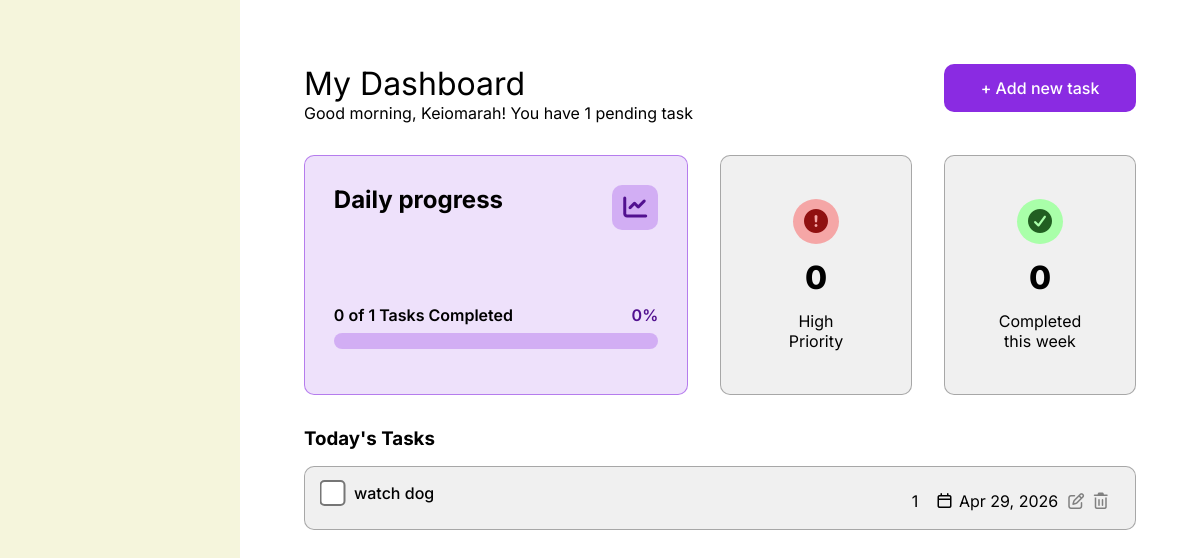
Page / (signed in) on the earlier database version.
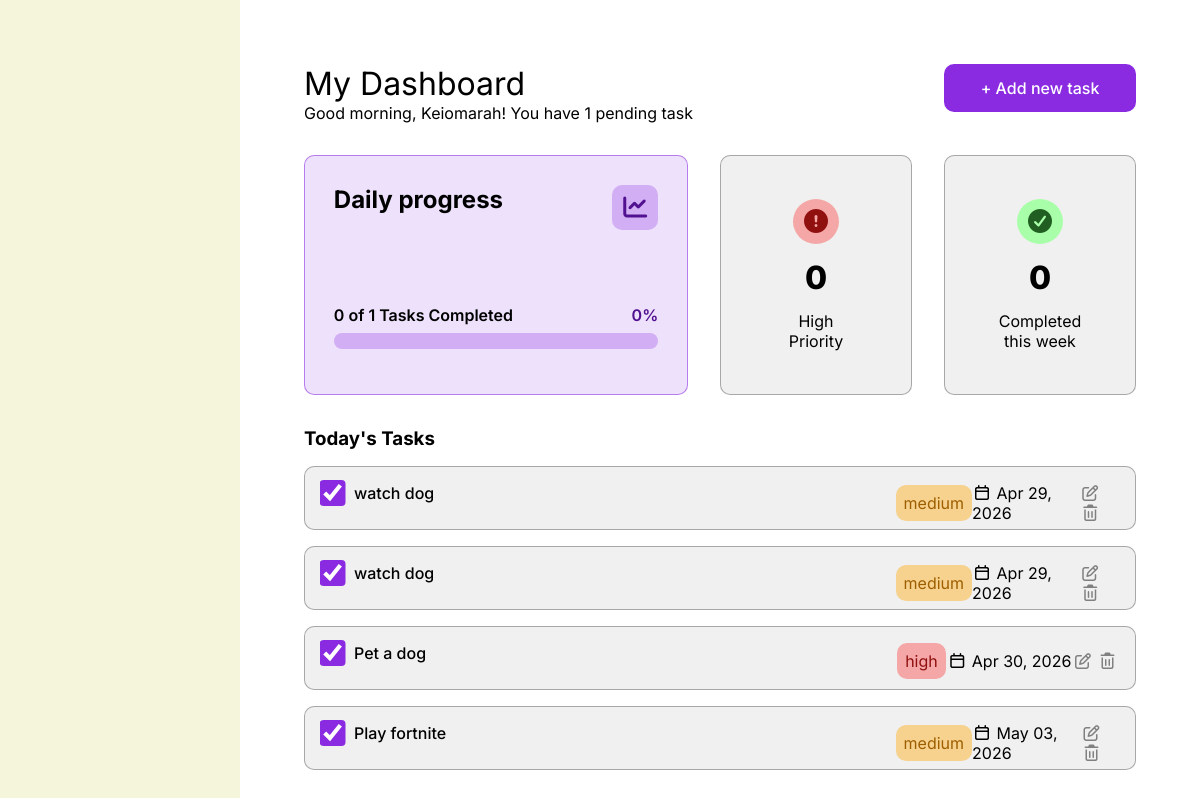
Same page on the later database version.
### website/models.py (models this page shows)
class User(db.Model, UserMixin):
    id = db.Column(db.Integer, primary_key=True)
    name = db.Column(db.String(150))
    surname = db.Column(db.String(150))
    email = db.Column(db.String(150), unique=True)
    phone = db.Column(db.String(10), unique=True)
    password = db.Column(db.String(150))
    tp = db.Column(db.Boolean, default=False)
    tasks = db.relationship('Task')

class Task(db.Model):
    task_name = db.Column(db.String(1000))
    complete = db.Column(db.Boolean, default=False)
    due = db.Column(db.Date, default=func.now())
    priority = db.Column(db.String(150))
    id = db.Column(db.Integer, primary_key=True)
    user_id = db.Column(db.Integer, db.ForeignKey('user.id'))

### website/views.py (the view)
@views.route('/')
@login_required
def home():
    return render_template('home.html', user=current_user)

### website/__init__.py (called while the page is built)
def create_app():
    app = Flask(__name__)
    app.config['SECRET_KEY'] = 'djfspfaskddshfosjcks'
    app.config['SQLALCHEMY_DATABASE_URI'] = f'sqlite:///{DB_NAME}'
    db.init_app(app)
    from .auth import auth
    from .views import views
    app.register_blueprint(auth, url_prefix="/auth")
    app.register_blueprint(views, url_prefix="/")
    create_database(app)
    from .models import User
    login_manager = LoginManager()
    login_manager.login_view = 'auth.login'
    login_manager.init_app(app)
    @login_manager.user_loader
    def load_user(id):
        return User.query.get(int(id))
    return app

### website/templates/home.html (shortened to what this page needs)
{% extends 'base.html' %} {% block content %}
<div class="home-page">
  <div id="homepage-sidebar">
  </div>
  <div id="main-dashboard" class="main-dashboard">
    <header>
      <div>
        <h1>My Dashboard</h1>
        <p>Good morning, {{user.name}}! You have 1 pending task</p>
      </div>
      <button class="purple-button" id="add-task-btn"><span>&plus;</span> Add new task</button>
    </header>
    <div class="progress-container">
      <div class="daily-progress-container round-style">
        <div class="daily-progress-title">
          <h2>Daily progress</h2>
          <div class="icon">
            <i class="fa-solid fa-chart-line"></i>
          </div>
        </div>
        <div class="progress-bar-container">
          <div class="details-container">
            <p>0 of 1 Tasks Completed </p><p>0%</[]>
          </div>
          <div class="progress-bar"></div>
        </div>
      </div>
      <div
        class="high-priority-progress-container round-style secondary-progress"
      >
        <div class="icon">
          <i class="fa-solid fa-circle-exclamation"></i>
        </div>
        <p id="high-priority-counter">0</p>
        <p>High <br />Priority</p>
      </div>
      <div class="completed-week-container round-style secondary-progress">
        <div class="icon">
          <i class="fa-solid fa-circle-check"></i>
        </div>
        <p id="completed-counter">0</p>
        <p>Completed<br /> this week</p>
      </div>
    </div>
    <div class="today-task-container">
      <h3>Today's Tasks</h3>
      <form class="tasks-container">
        {% if user.tasks %}
          {% for task in user.tasks %}
          <div class="task">
            <div>
              <input type="checkbox" {% if task.complete %} checked {% endif %} id="" onChange="updateTask({{ task.id }})">
              <div class="task-name">
                <p>{{task.task_name}}</p>
              </div>
            </div>
            <div class="task-details">
              <div class="task-priority {{task.priority}}">{{task.priority}}</div>
              <div class="task-date">
                <i class="fa-regular fa-calendar"></i>
                {{task.due.strftime("%b %d, %Y")}}
              </div>
              <div class="edit-delete-buttons">
                <button type="button">
                  <i class="fa-regular fa-pen-to-square"></i>
                </button>
                <button type="button">
                  <i class="fa-regular fa-trash-can"></i>
                </button>
              </div>
            </div>
          </div>
          {% endfor %}
        {% endif %}
      </form>
    </div>
  </div>
</div>
{% endblock %}

### website/templates/base.html (shortened to what this page needs)
<!doctype html>
<html lang="en">
  <head>
    <link rel="stylesheet" href="{{url_for('static', filename='index.css')}}" />
    <link
      rel="stylesheet"
      href="https://cdnjs.cloudflare.com/ajax/libs/font-awesome/7.0.1/css/all.min.css"
    />
  </head>
  <body>
     {% block content %}{%
    endblock %}
  </body>
</html>

### website/static/index.css (style rules this page uses)
html { font-family: "Inter", sans-serif; }
*, *::before, *::after { box-sizing: border-box; padding: 0; margin: 0; }
body { background-color: beige; display: flex; align-items: center; justify-content: center; width: 100vw; min-height: 100vh; overflow-x: hidden; }
h1 { font-weight: 400; }
.purple-button { all: unset; background-color: blueviolet; color: white; font-weight: 500; padding: 8px 0; text-align: center; border-radius: 10px; transition: all 0.3s ease; }
input { border-radius: 10px; padding: 8px; margin: 8px 0 16px 0; border: 1px solid grey; font-family: "Inter", sans-serif; }
.home-page { width: 100vw; height: 100vh; display: grid; grid-template-columns: 1fr 4fr; }
.main-dashboard { background-color: white; padding: 4rem; display: flex; flex-direction: column; gap: 2rem; }
.main-dashboard header { display: flex; justify-content: space-between; }
.main-dashboard header button { height: 2rem; width: 12rem; }
.progress-container { display: grid; grid-template-columns: 2fr 1fr 1fr; column-gap: 2rem; height: 30vh; }
.round-style { border-radius: 10px; padding: 1.8rem; }
.daily-progress-container { background-color: rgba(137, 43, 226, 0.14); border: 1px solid rgba(137, 43, 226, 0.558); display: flex; flex-direction: column; justify-content: space-between; }
.daily-progress-title { display: flex; justify-content: space-between; }
.icon { padding: 8px; font-size: 1.5rem; border-radius: 10px; color: rgb(82, 17, 144); background-color: rgba(137, 43, 226, 0.274); }
.high-priority-progress-container .icon { background-color: rgba(255, 0, 0, 0.311); color: rgb(144, 16, 16); width: fit-content; border-radius: 50%; }
.completed-week-container .icon { background-color: rgb(169, 255, 169); color: rgb(33, 94, 33); width: fit-content; border-radius: 50%; }
.secondary-progress { display: flex; flex-direction: column; align-items: center; justify-content: space-evenly; background-color: rgba(128, 128, 128, 0.118); border: 1px solid rgba(128, 128, 128, 0.652); text-align: center; }
.progress-bar { height: 1rem; border-radius: 20px; background-color: rgba(137, 43, 226, 0.274); margin-bottom: 16px; margin-top: 8px; }
.progress-bar-container .details-container { display: flex; justify-content: space-between; font-weight: 600; }
.progress-bar-container .details-container p:last-of-type { color: rgb(82, 17, 144); }
#high-priority-counter, #completed-counter { font-weight: 800; font-size: 2rem; }
.task { display: flex; align-items: flex-start; justify-content: space-between; width: 100%; height: 4rem; background-color: rgba(128, 128, 128, 0.118); border: 1px solid rgba(128, 128, 128, 0.652); margin: 1rem 0; border-radius: 10px; padding: 16px; }
.task-name { font-weight: 500; }
.task > div { display: flex; }
.task input { transform: scale(2); accent-color: blueviolet; margin: 0 15px 0 5px; }
.task-priority { padding: 8px; border-radius: 10px; }
.medium { background-color: rgba(255, 166, 0, 0.412); color: rgb(157, 94, 0); }
.high { background-color: rgba(255, 0, 0, 0.311); color: rgb(144, 16, 16); }
.task-details { display: flex; align-items: center; width: 28%; justify-content: space-evenly; }
.edit-delete-buttons button { all: unset; color: grey; transition: all 0.3s ease; }

Differences in the rows shown:
changed Task (number 1 of 4 on the later page): complete "☐" → "☑"; priority "1" → "medium"
added Task: complete "☑", task_name "watch dog", priority "medium", due "Apr 29, 2026"
added Task: complete "☑", task_name "Pet a dog", priority "high", due "Apr 30, 2026"
added Task: complete "☑", task_name "Play fortnite", priority "medium", due "May 03, 2026"
